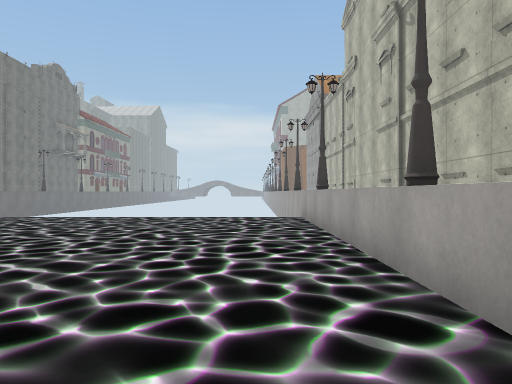
view 1 (above)

16 first-person views from a walk through a Unity game level. The camera is 1.4 m above the floor, looks level and sees 70° across. The floor is counted in squares, 2 m on a side. Each view is taken from the middle of a square. On the plan, view 1 faces up. The plan holds only what a view shows up to about 11 squares ahead; the rest is blank. The place goes on beyond the plan. The player is left out. Some surface patterns are stand-ins.

view 2
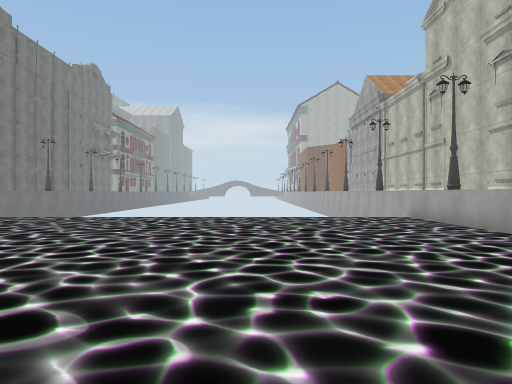

view 3
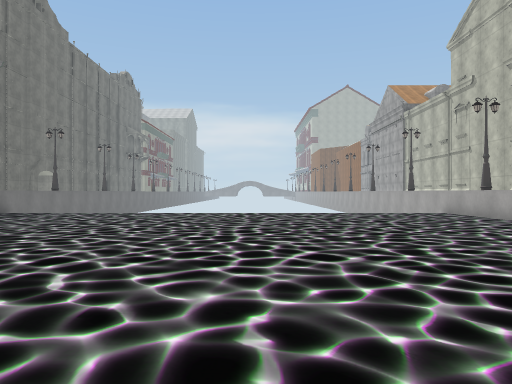

view 4
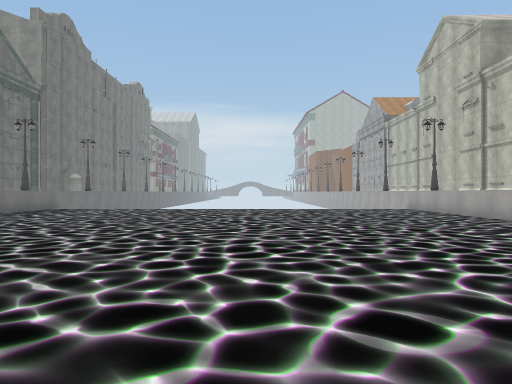

view 5
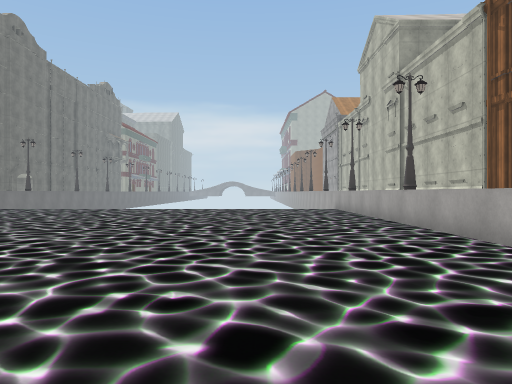

view 6
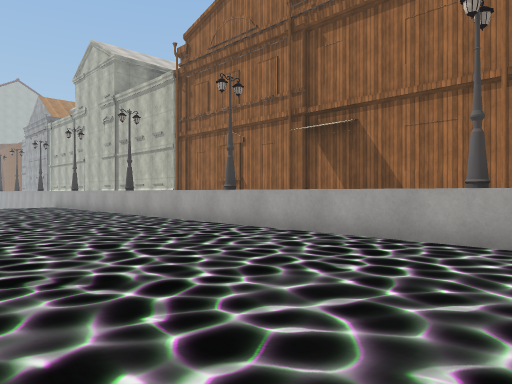

view 7
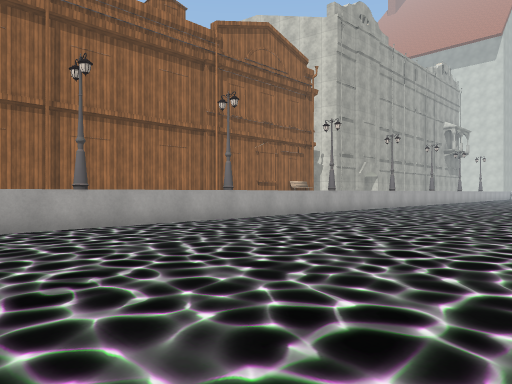

view 8
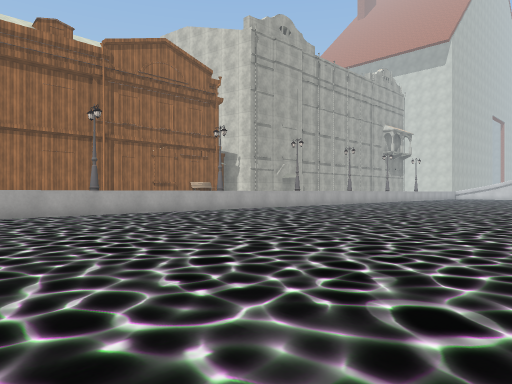

view 9
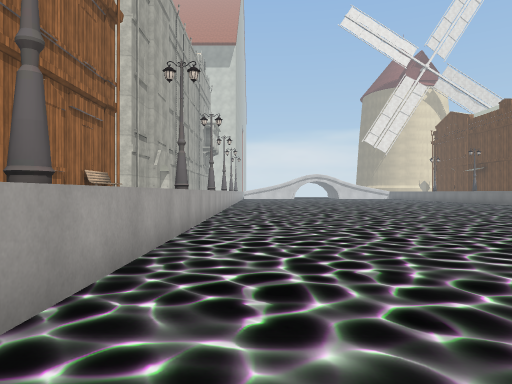

view 10
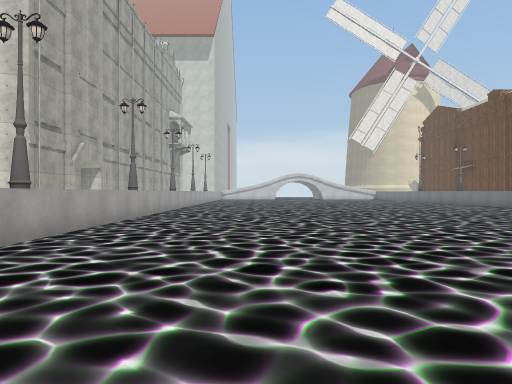

view 11
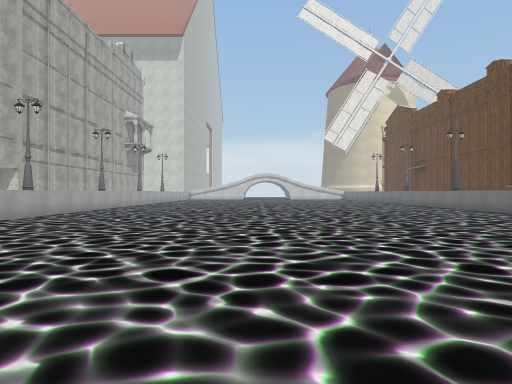

view 12
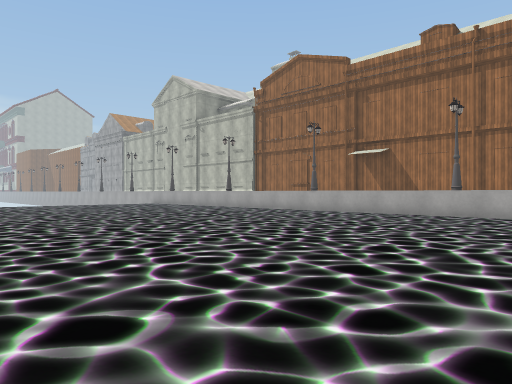

view 13
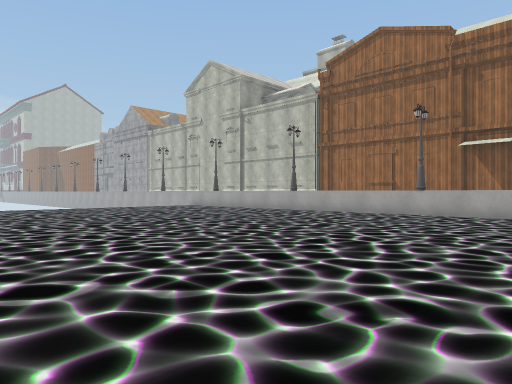

view 14
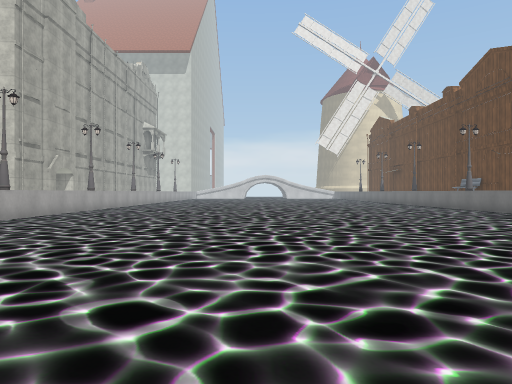

view 15
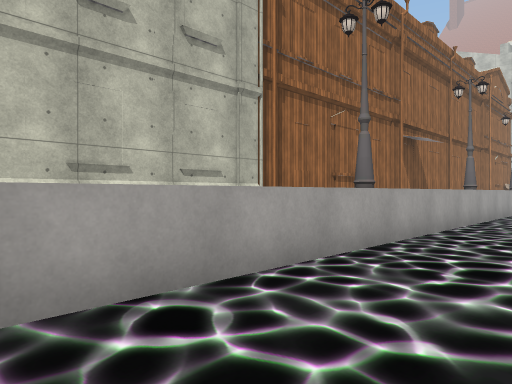

view 16
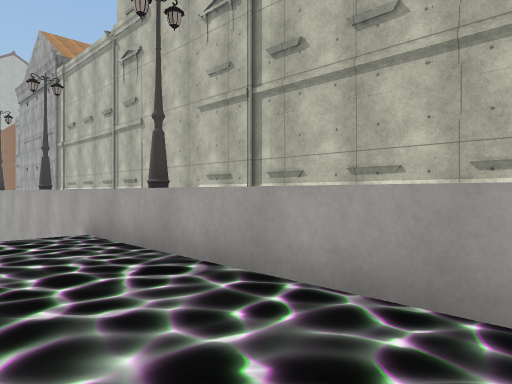

### Floor plan
Key: @ floor where view 1 was taken; # wall or solid block; . floor; ^ raised ledge.
Columns run from 12 left of view 1 to 4 right of it. Each row starts with its distance up from view 1.
 12              ^ #
 11              ^ #
 10   ............^#
  9 ..............^#
  8 ..............^#
  7  .............^#
  6 ..............^#
  5 ..............^#
  4  .............^#
  3  .............^##
  2   ............^ #
  1    ...........^ #
  0    .........@.^ #
 -1    ...........^ #
 -2    ...........^ #
 -3   ............^ #
 -4   ............^ #
 -5   ............^ #
 -6   ............^ #
 -7   ............^ #
 -8   ............^ #
 -9   ............^ #
-10   ............^ #
-11    ...........^
-12    ...........^
-13   ............^
-14  .............^
-15  .............^
-16 ..............^
-17 ..............^
-18  .............^
-19  .............^
-20 ..............^ #
-21 ..............^ #

Positions as (right, up) in squares from view 1, and headings:
1: (0, 0), facing up
2: (-3, 0), facing up
3: (-5, -2), facing up
4: (-5, -5), facing up
5: (-2, -5), facing up
6: (-4, -8), facing up-right
7: (-6, -4), facing down-right
8: (-10, -6), facing down-right
9: (0, -8), facing down
10: (-2, -10), facing down
11: (-5, -10), facing down
12: (-10, -10), facing up-right
13: (-10, -6), facing up-right
14: (-5, -6), facing down
15: (-1, 8), facing down-right
16: (-1, 4), facing up-right
